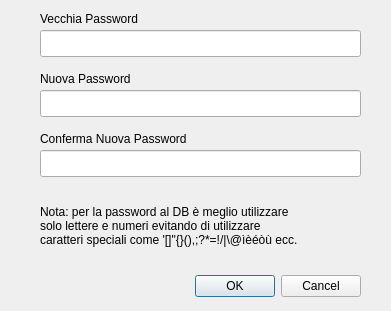
<?xml version="1.0" encoding="UTF-8"?>
<ui version="4.0">
 <class>chPassDlg</class>
 <widget class="QDialog" name="chPassDlg">
  <property name="geometry">
   <rect>
    <x>0</x>
    <y>0</y>
    <width>391</width>
    <height>311</height>
   </rect>
  </property>
  <property name="windowTitle">
   <string>Modifica della Password</string>
  </property>
  <widget class="QDialogButtonBox" name="buttonBox">
   <property name="geometry">
    <rect>
     <x>40</x>
     <y>270</y>
     <width>321</width>
     <height>32</height>
    </rect>
   </property>
   <property name="orientation">
    <enum>Qt::Horizontal</enum>
   </property>
   <property name="standardButtons">
    <set>QDialogButtonBox::Cancel|QDialogButtonBox::Ok</set>
   </property>
  </widget>
  <widget class="QLineEdit" name="oldPassED">
   <property name="geometry">
    <rect>
     <x>40</x>
     <y>30</y>
     <width>321</width>
     <height>27</height>
    </rect>
   </property>
   <property name="echoMode">
    <enum>QLineEdit::Password</enum>
   </property>
  </widget>
  <widget class="QLabel" name="label">
   <property name="geometry">
    <rect>
     <x>40</x>
     <y>10</y>
     <width>131</width>
     <height>17</height>
    </rect>
   </property>
   <property name="text">
    <string>Vecchia Password</string>
   </property>
  </widget>
  <widget class="QLabel" name="label_2">
   <property name="geometry">
    <rect>
     <x>40</x>
     <y>70</y>
     <width>121</width>
     <height>17</height>
    </rect>
   </property>
   <property name="text">
    <string>Nuova Password</string>
   </property>
  </widget>
  <widget class="QLineEdit" name="newPassED">
   <property name="geometry">
    <rect>
     <x>40</x>
     <y>90</y>
     <width>321</width>
     <height>27</height>
    </rect>
   </property>
   <property name="echoMode">
    <enum>QLineEdit::Password</enum>
   </property>
  </widget>
  <widget class="QLabel" name="label_3">
   <property name="geometry">
    <rect>
     <x>40</x>
     <y>130</y>
     <width>181</width>
     <height>17</height>
    </rect>
   </property>
   <property name="text">
    <string>Conferma Nuova Password</string>
   </property>
  </widget>
  <widget class="QLineEdit" name="confNewPassED">
   <property name="geometry">
    <rect>
     <x>40</x>
     <y>150</y>
     <width>321</width>
     <height>27</height>
    </rect>
   </property>
   <property name="echoMode">
    <enum>QLineEdit::Password</enum>
   </property>
  </widget>
  <widget class="QLabel" name="label_4">
   <property name="geometry">
    <rect>
     <x>40</x>
     <y>190</y>
     <width>321</width>
     <height>71</height>
    </rect>
   </property>
   <property name="text">
    <string>Nota: per la password al DB è meglio utilizzare 
solo lettere e numeri evitando di utilizzare
caratteri speciali come '[]&quot;{}(),;?*=!/|\@ìèéòù ecc. </string>
   </property>
  </widget>
 </widget>
 <resources/>
 <connections>
  <connection>
   <sender>buttonBox</sender>
   <signal>accepted()</signal>
   <receiver>chPassDlg</receiver>
   <slot>accept()</slot>
   <hints>
    <hint type="sourcelabel">
     <x>248</x>
     <y>254</y>
    </hint>
    <hint type="destinationlabel">
     <x>157</x>
     <y>274</y>
    </hint>
   </hints>
  </connection>
  <connection>
   <sender>buttonBox</sender>
   <signal>rejected()</signal>
   <receiver>chPassDlg</receiver>
   <slot>reject()</slot>
   <hints>
    <hint type="sourcelabel">
     <x>316</x>
     <y>260</y>
    </hint>
    <hint type="destinationlabel">
     <x>286</x>
     <y>274</y>
    </hint>
   </hints>
  </connection>
 </connections>
</ui>
